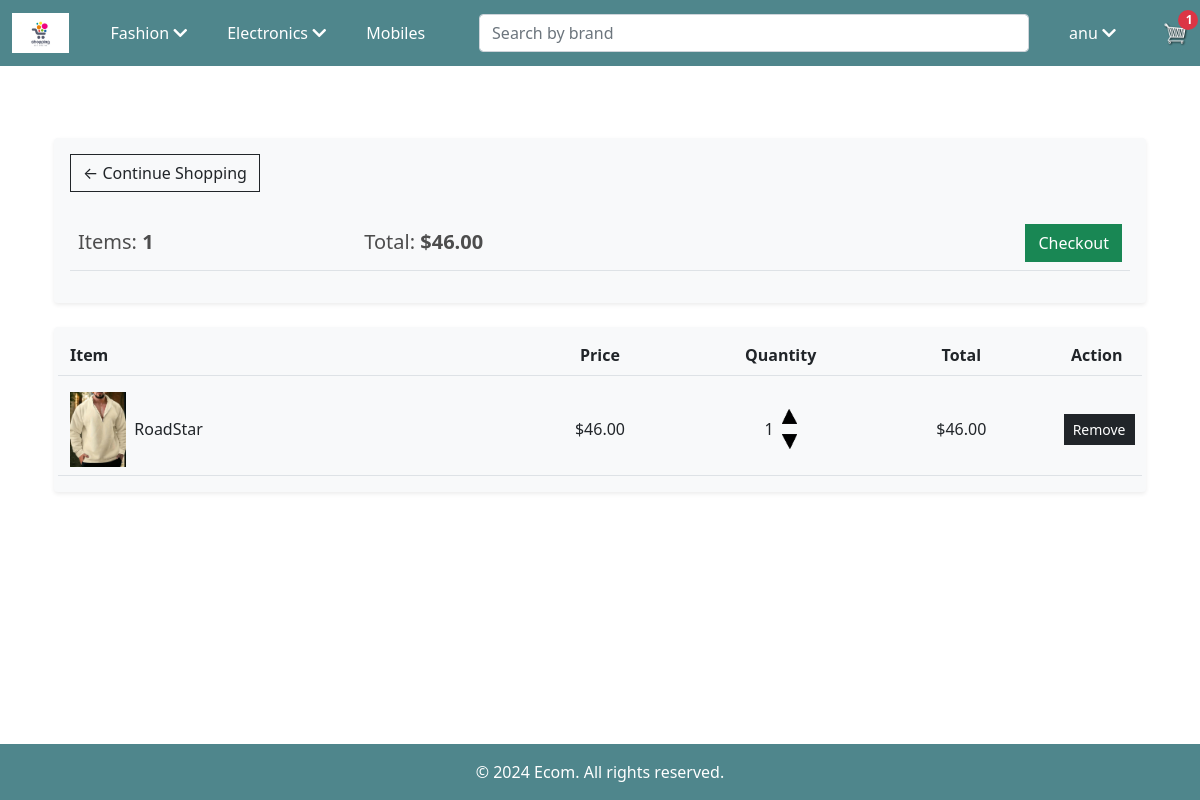
The page /cart/ (signed in) on the database its author committed.
### store/models.py (models this page shows, shortened)
class Order(models.Model):
    user = models.ForeignKey(User, on_delete=models.SET_NULL, null=True, blank=True)
    date_ordered = models.DateTimeField(auto_now_add=True)
    complete = models.BooleanField(default=False)
    transaction_id = models.CharField(max_length=100, null=True)
    @property
    def get_cart_total(self):
        orderitems = self.orderitem_set.all()
        total = sum([item.get_total for item in orderitems])
        return total
    @property
    def get_cart_items(self):
        orderitems = self.orderitem_set.all()
        total = sum([item.quantity for item in orderitems])
        return total

class OrderItem(models.Model):
    STATUS_CHOICES = (
        ('pending', 'Pending'),
        ('processed', 'Processed'),
        ('shipped', 'Shipped'),
        ('delivered', 'Delivered'),
        ('canceled', 'Canceled'),
    )
    user = models.ForeignKey(User, on_delete=models.SET_NULL, null=True)
    product = models.ForeignKey('Product', on_delete=models.SET_NULL, null=True)
    order = models.ForeignKey('Order', on_delete=models.SET_NULL, null=True)
    quantity = models.IntegerField(default=0, null=True, blank=True)
    date_added = models.DateTimeField(auto_now_add=True)
    status = models.CharField(max_length=20, choices=STATUS_CHOICES, default='pending')
    @property
    def get_total(self):
        total = self.product.price * self.quantity
        return total

class Product(models.Model):
    CATEGORY_CHOICES = (
        ('mobile', 'Mobiles'),
        ('m_shirts', 'MensShirts'),
        ('m_tshirt', 'MensTShirts'),
        ('m_jeans', 'MensJeans'),
        ('m_hoodies', 'MensHoodies'),
        ('m_shoes', 'MensShoes'),
        ('w_shirts', 'WomenShirts'),
        ('w_tshirt', 'WomenTShirts'),
        ('w_jeans', 'WomenJeans'),
        ('w_hoodies', 'WomenHoodies'),
        ('w_shoes', 'WomenShoes'),
        ('laptops', 'Laptop'),
        ('smartwatch', 'SmartWatch'),
        ('headphones', 'HeadPhones'),
        ('refrigerator', 'Refrigerator'),
        ('camera', 'Camera'),
    )
    name = models.CharField(max_length=200)
    price = models.FloatField()
    category = models.CharField(choices=CATEGORY_CHOICES, max_length=200, default='mobile')
    brand = models.CharField(max_length=100, null=True, blank=True)
    digital = models.BooleanField(default=False, null=True, blank=True)
    image = models.ImageField(null=True, blank=True)
    @property
    def imageURL(self):
        try:
            url = self.image.url
        except:
            url = ''
        return url

### store/views.py (the view)
# urls.py: path('cart/', views.cart, name="cart"),
@login_required(login_url='/login/')
def cart(request):
    try:
        data = get_cart_data(request)
        cartItems = data.get('cartItems', 0)
        order = data.get('order', None)
        items = data.get('items', [])
        context = {'items': items, 'order': order, 'cartItems': cartItems}
        return render(request, 'store/cart.html', context)
    except Exception as e:
        return JsonResponse({'error': str(e)}, status=500)

### store/utils.py (called while the page is built)
def get_cart_data(request):
    if request.user.is_authenticated:
        user = request.user
        order, created = Order.objects.get_or_create(user=user, complete=False)
        items = order.orderitem_set.all()
        cartItems = order.get_cart_items
    else:
        cookieData = cookie_cart(request)
        cartItems = cookieData.get('cartItems', 0)
        order = cookieData.get('order', {'get_cart_total': 0, 'get_cart_items': 0, 'shipping': False})
        items = cookieData.get('items', [])
    has_items = cartItems > 0
    return {'cartItems': cartItems, 'order': order, 'items': items, 'has_items': has_items}

### store/templates/store/cart.html (shortened to what this page needs)
{% extends 'store/main.html' %}
{% load static %}
{% block content %}
<div class="container my-4">
    <div class="row">
        <div class="col-lg-12">
            <div class="box-element bg-light p-3 rounded shadow-sm">
                <a class="btn btn-outline-dark" href="{% url 'store' %}">&#x2190; Continue Shopping</a>
                <br><br>
                <table class="table">
                    <thead>
                    <tr>
                        <th><h5>Items: <strong>{{ order.get_cart_items }}</strong></h5></th>
                        <th><h5>Total: <strong>${{ order.get_cart_total|floatformat:2 }}</strong></h5></th>
                        <th>
                            <a class="btn btn-success float-end {% if order.get_cart_items == 0 %}disabled{% endif %}"
                               href="{% url 'checkout' %}">
                                Checkout
                            </a>
                        </th>
                    </tr>
                    </thead>
                </table>
            </div>
            <br>
            <div class="box-element bg-light p-3 rounded shadow-sm">
                <div class="row border-bottom pb-2 mb-2">
                    <div class="col-5"><strong>Item</strong></div>
                    <div class="col-2 text-center"><strong>Price</strong></div>
                    <div class="col-2 text-center"><strong>Quantity</strong></div>
                    <div class="col-2 text-center"><strong>Total</strong></div>
                    <div class="col-1 text-center"><strong>Action</strong></div>
                </div>
                {% for item in items %}
                <div class="row align-items-center border-bottom py-2">
                    <div class="col-5 d-flex align-items-center">
                        <img class="img-fluid me-2" src="{{ item.product.imageURL }}" alt="{{ item.product.name }}"
                             style="max-width: 100px; max-height: 75px; object-fit: cover;">
                        <span>{{ item.product.name }}</span>
                    </div>
                    <div class="col-2 text-center">
                        ${{ item.product.price|floatformat:2 }}
                    </div>
                    <div class="col-2 text-center">
                        <div class="d-flex align-items-center justify-content-center">
                            <p class="m-0">{{ item.quantity }}</p>
                            <div class="d-flex flex-column ms-2 text-center" style="font-size: 0.85rem;">
                                <img data-product="{{ item.product.id }}" data-action="add"
                                     class="chg-quantity update-cart"
                                     src="{% static 'images/arrow-up.png' %}" alt="Increase quantity"
                                     style="width: 15px; height: 15px; cursor: pointer; margin-bottom: 5px;">
                                <img data-product="{{ item.product.id }}" data-action="remove"
                                     class="chg-quantity update-cart"
                                     src="{% static 'images/arrow-down.png' %}" alt="Decrease quantity"
                                     style="width: 15px; height: 15px; cursor: pointer; margin-top: 5px;">
                            </div>
                        </div>
                    </div>
                    <div class="col-2 text-center">
                        ${{ item.get_total|floatformat:2 }}
                    </div>
                    <div class="col-1 text-center">
                        <button class="btn btn-dark btn-sm remove-item" data-id="{{ item.product.id }}">Remove</button>
                    </div>
                </div>
                {% endfor %}
            </div>
        </div>
    </div>
</div>
{% endblock content %}

### store/templates/store/main.html (shortened to what this page needs)
<!DOCTYPE html>
{% load static %}
<html lang="en">
<head>
    <link href="https://cdn.jsdelivr.net/npm/bootstrap@5.0.2/dist/css/bootstrap.min.css" rel="stylesheet"
>
    <link rel="stylesheet" href="https://cdnjs.cloudflare.com/ajax/libs/font-awesome/5.15.4/css/all.min.css">
    <link rel="stylesheet" type="text/css" href="{% static 'css/main.css' %}">
</head>
<body>
<nav class="navbar navbar-expand-lg navbar-dark bg-dark fixed-top">
    <div class="container-fluid">
        <a class="navbar-brand" href="{% url 'store' %}">
            <img src="{% static 'images/ecomlogo1.jpg' %}" alt="Ecommerce Logo" class="navbar-logo">
        </a>
        <div class="collapse navbar-collapse" id="navbarSupportedContent">
            <ul class="navbar-nav me-auto mb-2 mb-lg-0">
                <li class="nav-item dropdown">
                    <a class="nav-link" href="#" id="fashionDropdown" role="button" data-bs-toggle="dropdown"
                       aria-expanded="false">
                        Fashion <i class="fas fa-chevron-down icon-down"></i>
                    </a>
                </li>
                <li class="nav-item dropdown">
                    <a class="nav-link" href="#" id="electronicsDropdown" role="button" data-bs-toggle="dropdown"
                       aria-expanded="false">
                        Electronics <i class="fas fa-chevron-down icon-down"></i>
                    </a>
                </li>
                <li class="nav-item">
                    <a class="nav-link" href="{% url 'mobiles' %}">Mobiles</a>
                </li>
            </ul>
            <div class="d-flex align-items-center">
                <form class="d-flex me-2" method="GET" action="{% url 'search' %}">
                    <div class="input-group">
                        <input class="form-control custom" type="search" name="q" id="searchInput"
                               placeholder="Search by brand" aria-label="Search" autocomplete="off">
                    </div>
                </form>
                {% if user.is_authenticated %}
                <a class="nav-link satish" href="#" id="profileDropdown" role="button" data-bs-toggle="dropdown"
                   aria-expanded="false">
                    {{ user.username }} <i class="fas fa-chevron-down icon-down"></i>
                </a>
                {% else %}
                <a href="{% url 'login' %}" class="btn btn-warning">Login</a>
                {% endif %}
                <a href="{% if user.is_authenticated %}{% url 'cart' %}{% else %}{% url 'login' %}{% endif %}"
                   class="ms-3 position-relative">
                    <img id="cart-icon" src="{% static 'images/cart.png' %}" alt="Cart">
                    <span id="cart-total"
                          class="position-absolute top-0 start-100 translate-middle badge rounded-pill bg-danger">
                        {{ cartItems }}
                    </span>
                </a>
            </div>
        </div>
    </div>
</nav>
<div class="container mt-5 pt-3">
    {% block content %}
    {% endblock %}
</div>
<footer class="bg-dark text-white text-center fixed-bottom">
    <div class="container py-3">
        <p class="mb-0">© 2024 Ecom. All rights reserved.</p>
    </div>
</footer>
</body>
</html>

### static/css/main.css (style rules this page uses)
body { background-color: white; padding-top: 50px !important; padding-bottom: 50px !important; }
h1, h2, h3, h4, h5, h6 { color: hsl(0, 0%, 30%); }
.box-element { box-shadow: 0 0 16px hsl(0, 0%, 80%); background-color: #fff; border-radius: 4px; padding: 10px; }
.bg-dark { background-color: #4f868c !important; }
#cart-icon { width: 25px; display: inline-block; margin-left: 15px; }
#cart-total { display: inline-block; text-align: center; color: #fff; background-color: red; width: 20px; height: 20px; font-size: 12px; }
.btn { border-radius: 0; }
.navbar-logo { height: 40px; max-width: 100%; padding-right: 10px; }
.navbar-brand { display: flex; align-items: center; }
.navbar-dark .nav-link { color: white !important; }
.nav-item { padding-right: 1.0rem; padding-left: 0.5rem; }

### store/templates/store/main.html (style rules this page uses)
.custom { margin-right: 1rem !important; width: 550px !important; }

### rows shown on the page
Order: get_cart_items "1", get_cart_total "46.00"
OrderItem: product.imageURL (picture), product.name "RoadStar", product.price "46.00", quantity "1", get_total "46.00"

### other values the page prints
{{ user.username }} "anu"
{{ cartItems }} "1"
